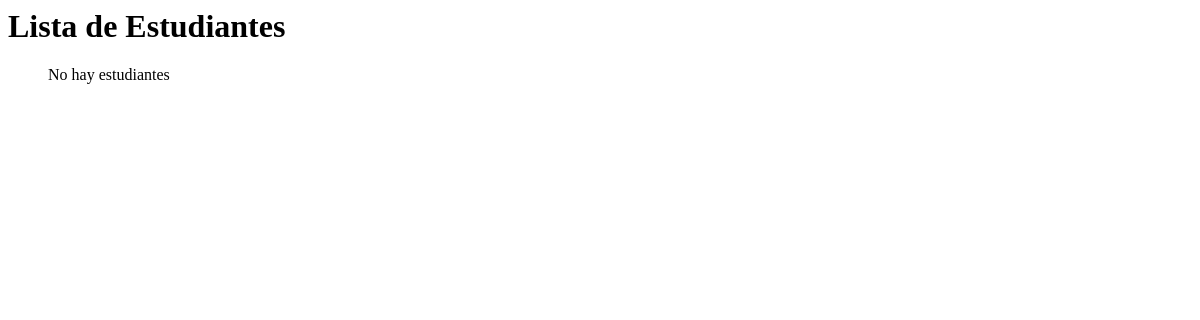
The page /estudiantes/ on the database as committed earlier.
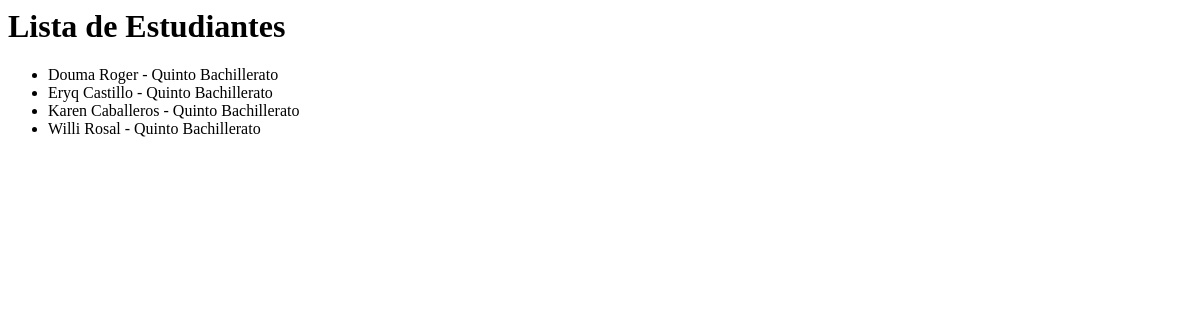
The same page on the database as committed later.
### estudiantes/models.py (models this page shows)
class Estudiante(models.Model):
	nombres = models.CharField(max_length = 50)
	apellidos = models.CharField(max_length = 50)
	edad = models.IntegerField(default= 0)
	grado = models.ForeignKey('grados.Grado')
	def __str__(self):
		return "%s %s - %s" % (
			self.nombres,
			self.apellidos,
			self.grado)

### grados/models.py (models this page shows)
class Grado(models.Model):
	nombre = models.CharField(max_length = 50)
	orden = models.IntegerField(default = 0)
	def __str__(self):
		return self.nombre

### estudiantes/views.py (the view)
# urls.py: url(r'^estudiantes/', estudiantes_views.lista_estudiantes, name = "lista_estudiantes"),
def lista_estudiantes(request):
	estudiantes = Estudiante.objects.all()
	return render(request, 'lista_estudiantes.html', {'estudiantes': estudiantes})

### estudiantes/templates/lista_estudiantes.html (shortened to what this page needs)
<html>
	<head>
	</head>
	<body>
		<h1>Lista de Estudiantes</h1>
		<ul>
			{% for estudiante in estudiantes %}
				<li>{{estudiante}}</li>
			{% empty %}
				<p>No hay estudiantes</p>
			{% endfor %}
		</ul>
	</body>
</html>

Rows that differ between the two databases and show on the page:
added Estudiante: nombres+apellidos+grado "Douma Roger - Quinto Bachillerato"
added Estudiante: nombres+apellidos+grado "Eryq Castillo - Quinto Bachillerato"
added Estudiante: nombres+apellidos+grado "Karen Caballeros - Quinto Bachillerato"
added Estudiante: nombres+apellidos+grado "Willi Rosal - Quinto Bachillerato"
Other text that changed with them:
text no longer shown: "No hay estudiantes"
